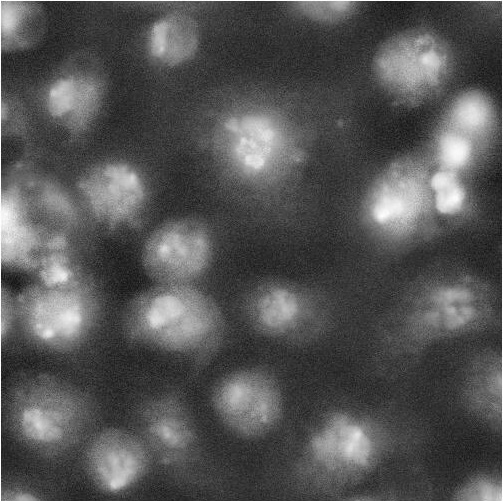
#> input picture assignment_02/cell_segmentation.jpg, 503 x 501 px
$ python q3.py
#> lines starting #> are read from the running program, lines starting #| are printed output that depends on the picture; after the words box and inside, x2 and y2 are one past the last pixel; in counts of white or black regions, pixels touching at a corner belong together
import cv2
import numpy as np
import matplotlib.pyplot as plt

img = cv2.imread("cell_segmentation.jpg")
#> img is the input picture: shape (501, 503, 3); min 15, max 255, mean 84.8

img_gray = cv2.cvtColor(img,cv2.COLOR_BGR2GRAY)

rs,thresh = cv2.threshold(img_gray,0,255,cv2.THRESH_BINARY+cv2.THRESH_OTSU)
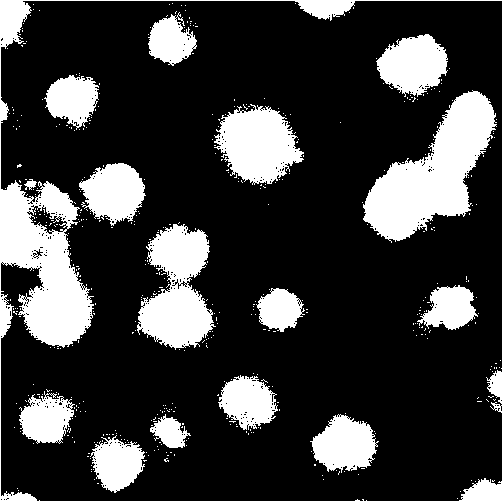
#> thresh: shape (501, 503); 22.6% white; 486 white regions (470 under 20 px), largest, box (x1, y1, x2, y2) and area: (0, 0, 503, 501) 13957, (363, 90, 497, 243) 9508, (137, 224, 216, 350) 5956
#> rs = 109

kernal = np.ones((3,3),np.uint8)
opening = cv2.morphologyEx(thresh,cv2.MORPH_OPEN,kernal,iterations=1)
#> opening: shape (501, 503); 20.3% white; 33 white regions (8 under 20 px), largest, box (x1, y1, x2, y2) and area: (363, 91, 495, 241) 9209, (0, 183, 92, 347) 7436, (219, 110, 302, 184) 4270
sureBg = cv2.dilate(opening,kernal,iterations=1)
#> sureBg: shape (501, 503); 22.5% white; 25 white regions, largest, box (x1, y1, x2, y2) and area: (362, 90, 496, 242) 9869, (0, 182, 93, 348) 9118, (218, 109, 303, 185) 4677

distTransform = cv2.distanceTransform(opening,cv2.DIST_L2,5)
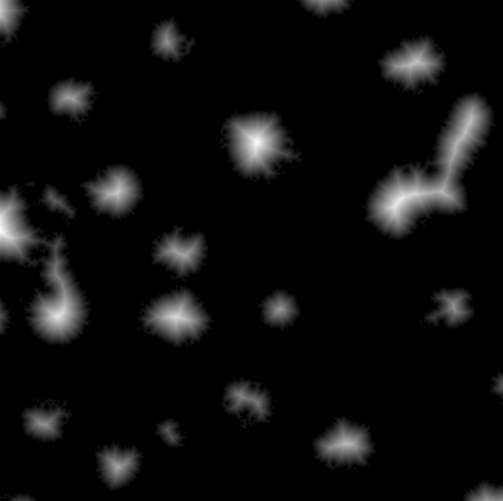
#> distTransform: shape (501, 503) float32; min 0, max 31.56, mean 1.7; drawn with min black and max white
ret, sureFg = cv2.threshold(distTransform,0.5*distTransform.max(),255,0)
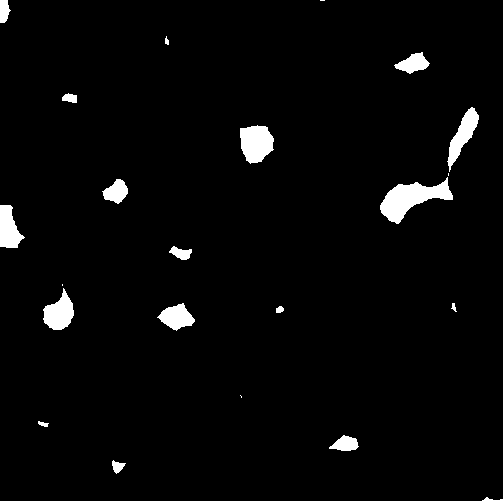
#> sureFg: shape (501, 503) float32; 2.9% white; 22 white regions (4 under 20 px), largest, box (x1, y1, x2, y2) and area: (380, 177, 453, 224) 1534, (240, 125, 274, 164) 997, (43, 288, 74, 330) 783
#> ret = 15.78
sureFg = np.uint8(sureFg)

unknown = np.subtract(sureBg ,sureFg)
#> unknown: shape (501, 503); 19.6% white; 25 white regions, largest, box (x1, y1, x2, y2) and area: (0, 182, 93, 348) 7629, (362, 90, 496, 242) 7556, (218, 109, 303, 185) 3680

_,markers = cv2.connectedComponents(sureFg)
#> markers: shape (501, 503) int32; 23 distinct labels, from 0 to 22
markers+=1
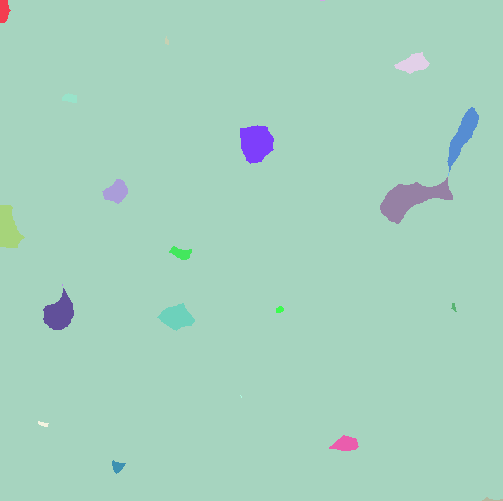
#> markers: shape (501, 503) int32; 23 distinct labels, from 1 to 23; one colour per label, 0 black

markers[unknown==255] = 0
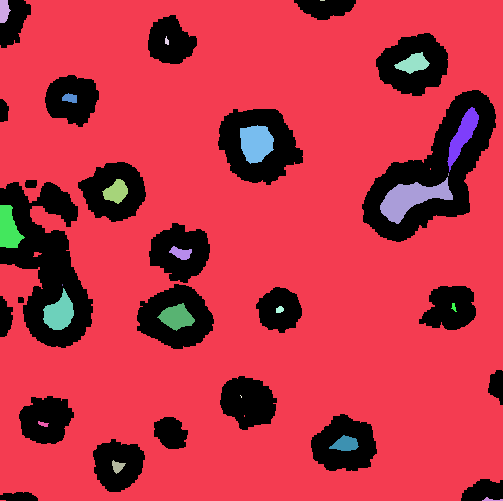
#> markers: shape (501, 503) int32; 24 distinct labels, from 0 to 23; one colour per label, 0 black
markers = cv2.watershed(img,markers)
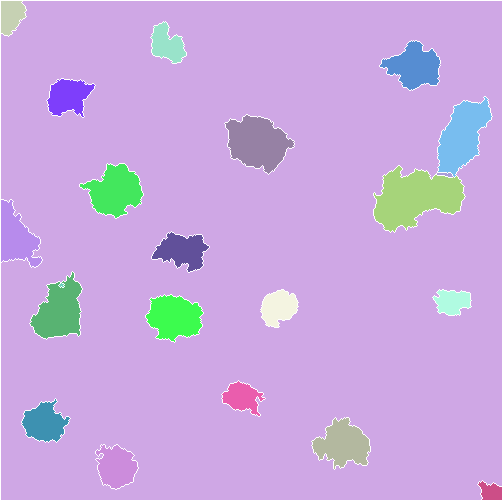
#> markers: shape (501, 503) int32; 23 distinct labels, from -1 to 23; one colour per label, 0 black, -1 white

segmented = img.copy()
segmented[markers==-1] = (0,0,255)
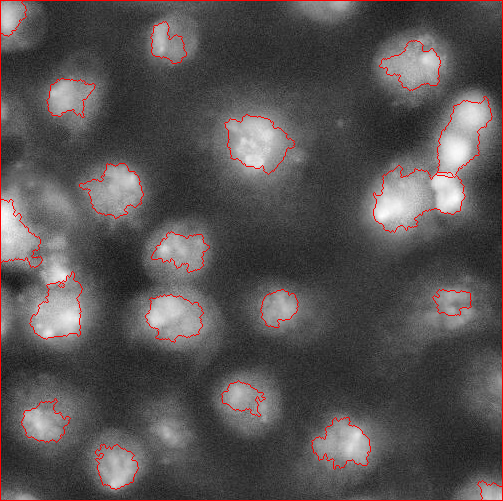
#> segmented: shape (501, 503, 3); 1.99% of pixels changed, all inside (x1, y1, x2, y2) = (0, 0, 503, 501)

cellLabel = np.unique(markers)
#> cellLabel = 23 values from -1 to 23
cellLabel = cellLabel[cellLabel>1]
#> cellLabel = 21 values from 2 to 23
print(len(cellLabel))
#| 21


plt.figure(figsize=(8,6))
plt.subplot(2,3,1), plt.imshow(img, cmap='gray'), plt.title('Original')
plt.subplot(2,3,2), plt.imshow(sureBg, cmap='gray'), plt.title("Sure background")
plt.subplot(2,3,3), plt.imshow(sureFg, cmap='gray'), plt.title('Sure fore ground')
plt.subplot(2,3,4), plt.imshow(unknown, cmap='gray'), plt.title('Unknown')
plt.subplot(2,3,5), plt.imshow(segmented, cmap='gray'), plt.title('Segmented')

plt.show()
#> figure, not shown here; B, G, R data is drawn as R, G, B

$ run again, with assignment_02/sudoku-original.jpg copied over assignment_02/cell_segmentation.jpg
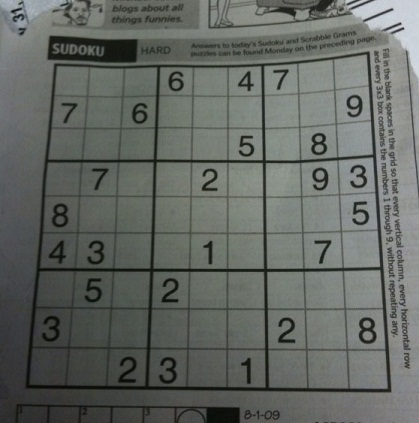
#> input picture assignment_02/sudoku-original.jpg, 419 x 423 px
#> img is the input picture: shape (423, 419, 3); mean B, G, R 98.9, 103.6, 99.4
#> `rs,thresh = cv2.threshold(img_gray,0,255,cv2.THRESH_BINARY+cv2.THRESH_..`:
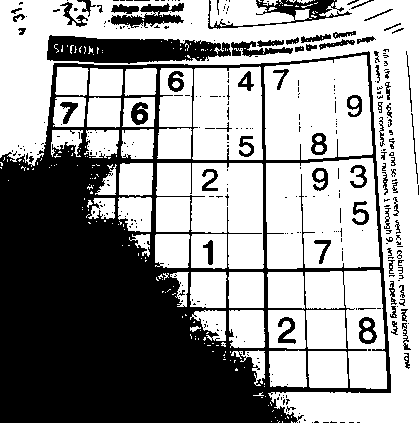
#> thresh: shape (423, 419); 59.5% white; 336 black regions (260 under 20 px), largest, box (x1, y1, x2, y2) and area: (0, 51, 391, 423) 58753, (47, 35, 231, 64) 3751, (208, 0, 352, 29) 1133
#> rs = 96
#> opening: shape (423, 419); 57.5% white; 128 black regions (74 under 20 px), largest, box (x1, y1, x2, y2) and area: (0, 31, 391, 423) 66560, (208, 0, 352, 29) 1349, (104, 0, 184, 29) 1278
#> sureBg: shape (423, 419); 65.5% white; 127 black regions (83 under 20 px), largest, box (x1, y1, x2, y2) and area: (0, 35, 390, 423) 57100, (112, 4, 183, 27) 875, (273, 0, 336, 20) 657
#> ret = 25.76
#> unknown: shape (423, 419); 64.4% white; 130 black regions (84 under 20 px), largest, box (x1, y1, x2, y2) and area: (0, 35, 390, 423) 57100, (0, 52, 27, 127) 1544, (112, 4, 183, 27) 875
#> `segmented[markers==-1] = (0,0,255)`:
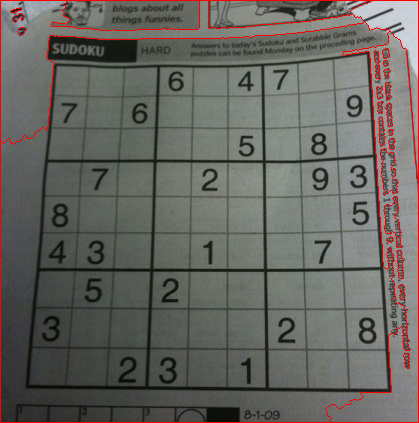
#> segmented: shape (423, 419, 3); 2.38% of pixels changed, all inside (x1, y1, x2, y2) = (0, 0, 419, 423)
#> `cellLabel = np.unique(markers)`: cellLabel = [-1, 1, 2, 3, 4]
#> `cellLabel = cellLabel[cellLabel>1]`: cellLabel = [2, 3, 4]
#| 3
